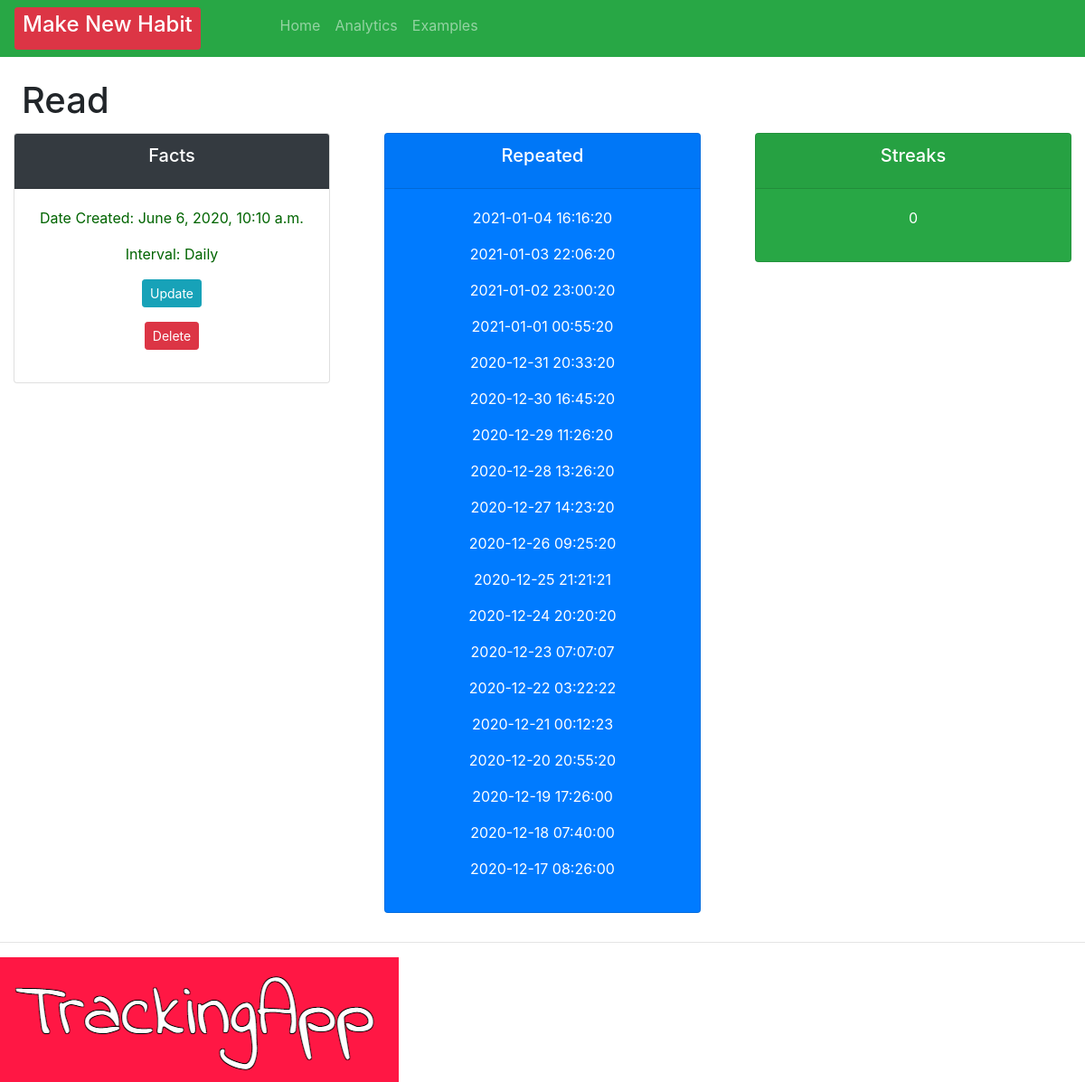
The app's page /habit/100, older data.
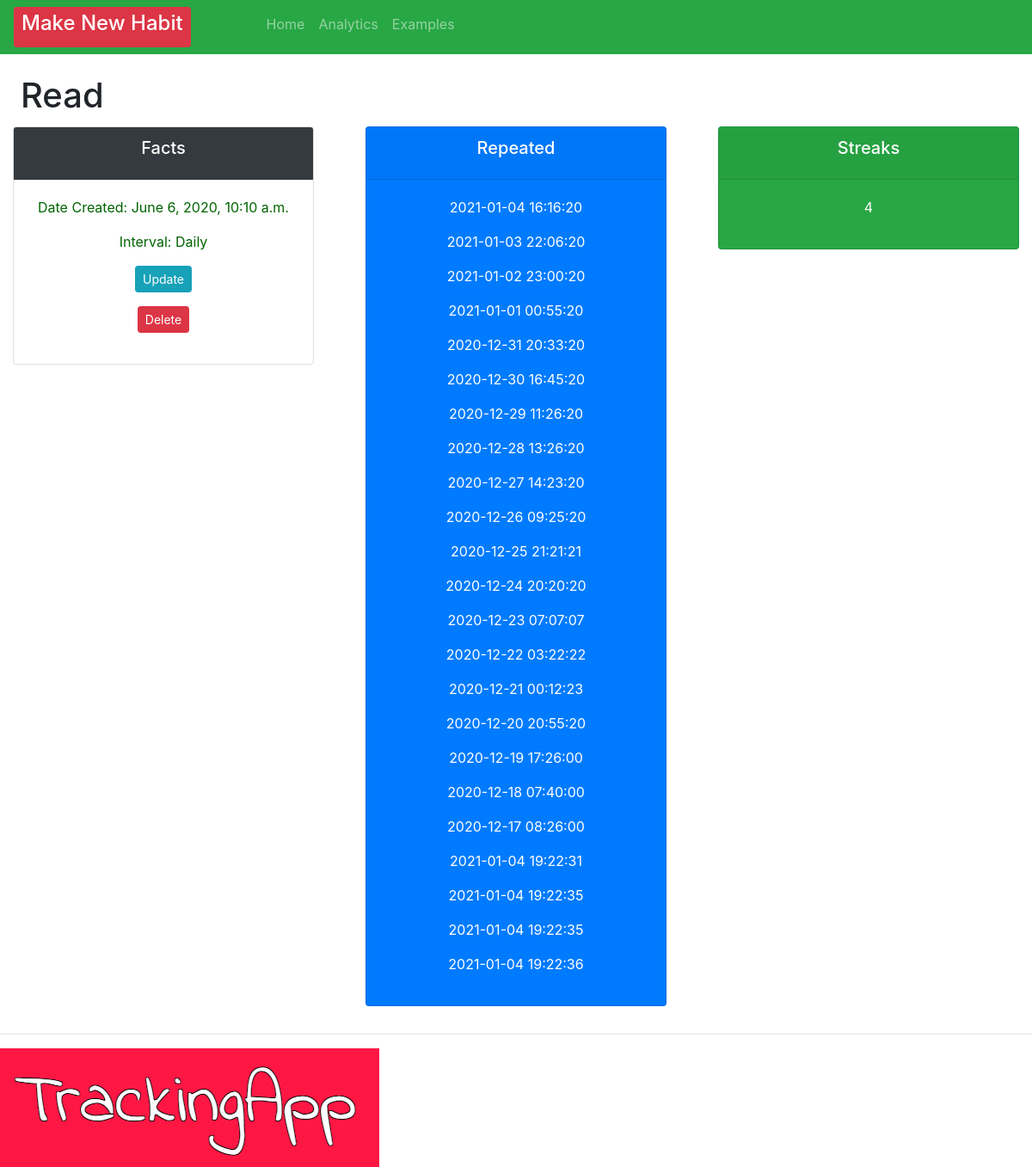
The same page, newer data.
### crm/models.py (models this page shows)
class Repeats(models.Model):
    date_created =  models.DateTimeField(auto_now=True, null=True, editable=False, blank=True)
    timeStamp = models.DateField(auto_now_add=True,  auto_now=False, blank=True)
    test = models.CharField(max_length=200, null=True, blank=True)

### crm/views.py (the view)
# urls.py: path('habit/<str:pk>', views.habit, name="habit"),
def habit(request, pk):
    testData = [{
        'habit': 'Call Mum',
        'interval': 'Weekly',
        'date_created': '2020-09-12'
    }]
    repeats = Repeats.objects.get(id=pk)
    orders = Order.objects.all()
    order = Order.objects.get(id=pk)
    repeat = order.checkedList.filter()
    today = datetime.today()
    lastTimeStamp = order.timeStamp
    compareDate = today - timedelta(days=1)
    if compareDate == lastTimeStamp:
                order.checked += 1
    if lastTimeStamp == today:
                pass
    else:
        order.checked == 0
    current_streak = order.checked
    context = { "testData": testData, "current_streak":current_streak, "order":order, "repeats": repeats, "repeat": repeat}
    return render(request, 'habit/habit.html', context)

### crm/templates/habit/habit.html (shortened to what this page needs)
{% extends 'habit/main.html' %}
{% block content %}
<br>
<h1 style="margin-left: 2%; margin-bottom: 1%;">
    <td>
        {{ order.habit }}
    </td>
</h1>
<div class="row">
    <div class="col">
        <div class="col-md">
            <div class="card text-center text-white mb-3" id="total-orders">
                <div class="card-header  bg-dark">
                    <h5 class="card-title">Facts</h5>
                </div>
                <div class="card-body">
                    <p style="color: darkgreen">Date Created: {{order.date_created}}</p>
                    <p style="color: darkgreen">Interval: {{ order.interval }}</p>
                    <p> <a a class="btn btn-sm btn-info" href="{% url 'update_habit' order.id %}">Update</a></p>
                    <p> <a a class="btn btn-sm btn-danger" href="{% url 'delete' order.id %}">Delete</a></p>
                </div>
            </div>
        </div>
    </div>
    <div class="col">
        <div class="col-md">
            <div class="card text-center text-white bg-primary mb-3" id="total-orders">
                <div class="card-header">
                    <h5 class="card-title text-white">Repeated</h5>
                </div>
                <div class="card-body">
                    {% for check in repeat %}
                    <p>{{check.test}}</p>
                    {%endfor%}
                </div>
            </div>
        </div>
    </div>
    <div class="col">
        <div class="col-md">
            <div class="card text-center mb-3 bg-success text-white" id="total-orders">
                <div class="card-header">
                    <h5 class="card-title">Streaks</h5>
                </div>
                <div class="card-body">
                    <p>    {{current_streak}}        </p>
                </div>
            </div>
        </div>
    </div>
</div>
{% endblock %}

Row changes from the older to the newer data that the page shows:
added Repeats: test "2021-01-04 19:22:31"
added Repeats: test "2021-01-04 19:22:35"
added Repeats: test "2021-01-04 19:22:35"
added Repeats: test "2021-01-04 19:22:36"
Text that changed along with them:
{{ current_streak }}: "0" → "4"
